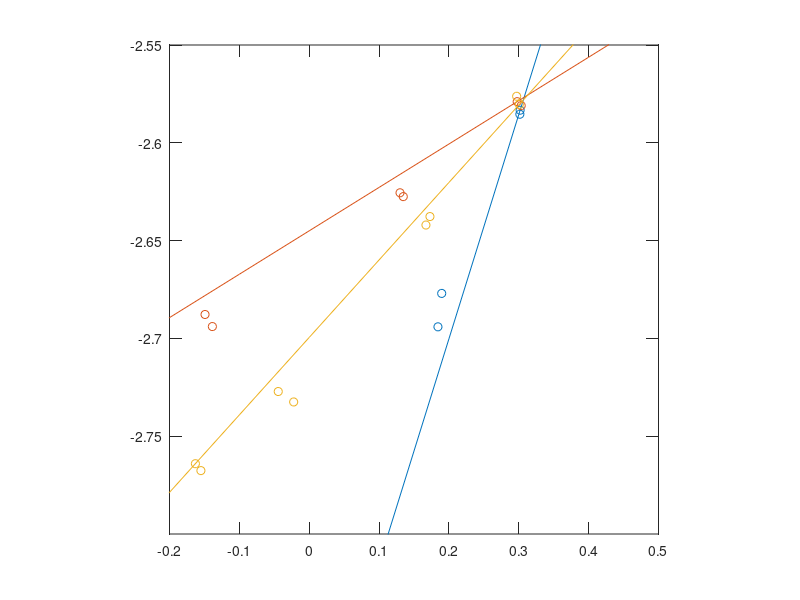

This chart was generated by the following MATLAB code:
%% different parameter power-law Figure S15G-I
% ini
burst_size = [0.943628764333941 2.002311445937848 1.547553629927085 1.086367414796343];
burst_size_theor = [0.886256514774310 2.004062853184099 1.528546559304710 1.051792106623622];
burst_frequency = [0.001037326164673 0.002597802440212 0.002103798228902 0.001338097172937];
burst_frequency_std = [0.001023932805253 0.002610140613535 0.002022648360500 0.001293211376007];


x = [burst_size burst_size_theor];
y = [burst_frequency burst_frequency_std];
x = log10(x);
y = log10(y);
scatter(x,y)
axis([-0.2 0.5 -3.1 -2.5])
box on
set(gca,'TickLength',[0.02,0.025]);
t = -0.3:0.1:0.7;
s = 1.1469.*t-2.9296;
hold on
plot(t,s)
axis square

%rec
burst_size = [0.478101142299524 2.011181702668361 1.363439238238899 0.726713194482607];
burst_size_theor = [0.486483927961888 1.984686927010670 1.348905086199117 0.709355000487228];
burst_frequency = [0.001936986614364 0.002624213593928 0.002357683003437 0.002023287931758];
burst_frequency_std = [0.001934204669110 0.002636548866068 0.002368375800480 0.002052232821326];


x = [burst_size burst_size_theor];
y = [burst_frequency burst_frequency_std];
x = log10(x);
y = log10(y);
scatter(x,y)
axis([-0.5 0.6 -2.75 -2.55])
box on
set(gca,'TickLength',[0.02,0.025]);
t = -0.5:0.1:0.7;
s = 0.2219.*t-2.6450;
hold on
plot(t,s)
axis square

% rel
burst_size = [0.699778674651738 1.981271995977878 1.488771912879703 0.950045031522065];
burst_size_theor = [0.687200851406397 1.998829566237564 1.469243272507358 0.902985101534587];
burst_frequency = [0.001707690359676 0.002653308211272 0.002303010437482 0.001851414989694];
burst_frequency_std = [0.001721654157855 0.002628050208079 0.002280120268572 0.001874312038383];


x = [burst_size burst_size_theor];
y = [burst_frequency burst_frequency_std];
x = log10(x);
y = log10(y);
scatter(x,y)
 axis([-0.2 0.5 -2.8 -2.55])
box on
set(gca,'TickLength',[0.02,0.025]);
t = -0.5:0.1:0.7;
s = 0.3961.*t-2.6995;
hold on
plot(t,s)
axis square